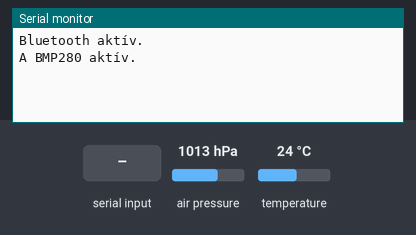
The program below on a simulated ESP32. On the bench: the last lines printed to the serial monitor. Inputs (shaded band) come from the test bench; at power-on: air pressure 1013 hPa, temperature 24 °C. Nothing arrives over Bluetooth unless stated.

Above: at 1.2 s.
1.3 s: "90,45\n" received over the second serial link
At 4.9 s:
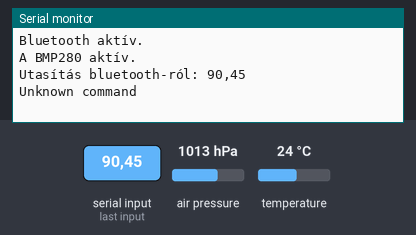
5.5 s: "0\n" received over the second serial link
At 9.4 s:
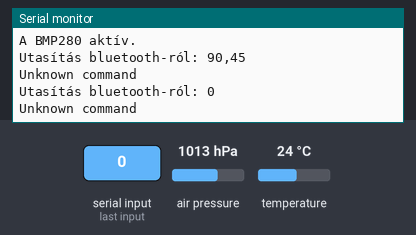

The program:

main.cpp
```cpp
/*
AUTHOR: @Kamiko
Discord: k.a.m.i.k.o
Version: 1.0
*/
#include <Arduino.h>

// include/
#include "BMP280.h"
#include "Bluetooth.h"

Bluetooth bt;
BMP280 bmp280;

void parseCommand(const String& input) {
    String commandPrefix = "set sea_hPa:";
    if (input.startsWith(commandPrefix)) {
        String valueStr = input.substring(commandPrefix.length());
        valueStr.trim();
        Serial.println(bmp280.setSeaPressure(valueStr.toFloat()));
    } else {
        Serial.println("Unknown command");
    }
}

void setup() {
  Serial.begin(9600);
  Serial.println();
  Serial.println(bt.start());
  Serial.println(bmp280.start());
}

void loop() {

  // message from bluetooth
  if(bt.hasData()){
    String command = bt.transmit();
    Serial.print("\nUtasítás bluetooth-ról: ");
    Serial.println(command);
    parseCommand(command);
  }

  bmp280.measure();

  bt.receive(bmp280.getTemperature());
  bt.receive("°C\n");

  bt.receive(bmp280.getAltitude());
  bt.receive("m\n");

  bt.receive(bmp280.getPressure());
  bt.receive("hPa\n\n");

  delay(3000);
}

// Serial.begin(baudrate) -> set
// Serial.avaiable() -> is there any data to send?
// Serial.print(); -> write
// Serial.readString() -> read
```

BMP280.h
```cpp
/*
AUTHOR: @Kamiko
Discord: k.a.m.i.k.o
Version: 1.0
*/
#include <Wire.h>
#include <Adafruit_Sensor.h>
#include <Adafruit_BMP280.h>

class BMP280
{
private:
    Adafruit_BMP280 bmp280;
    float temperature;
    float pressure;
    float altitude;
    float local_hPa = 1013.25;

public:
    // Start useing defaults
    String start(int ADDRESS = 0x76, int SDA = 21, int SCL = 22){
        Wire.begin(SDA, SCL);

        if (!bmp280.begin(ADDRESS)) {
            return "BMP280 indítási hiba!";
        }

        // Configure BMP280
        bmp280.setSampling(Adafruit_BMP280::MODE_NORMAL,
                    Adafruit_BMP280::SAMPLING_X2,   // Temperature oversampling
                    Adafruit_BMP280::SAMPLING_X16,  // Pressure oversampling
                    Adafruit_BMP280::FILTER_X16,    // Filtering
                    Adafruit_BMP280::STANDBY_MS_500); // Standby time

        return "A BMP280 aktív.";
    }

    String setSeaPressure(float hPa){
        local_hPa = hPa;
        return "A tengerszintre korrigált nyomás beállítva.";
    }

    float getTemperature(){
        return temperature;
    }

    float getPressure(){
        return pressure;
    }

    float getAltitude(){
        return altitude;
    }

    void measureTemperature(){
        temperature = bmp280.readTemperature();
    }

    void measurePressure(){
        pressure = bmp280.readPressure() / 100.0F;
    }

    void measureAltitude(){
        altitude = bmp280.readAltitude(local_hPa);
    }

    void measure(){
        measureTemperature();
        measurePressure();
        measureAltitude();
    }
};
```

Bluetooth.h
```cpp
/*
AUTHOR: @Kamiko
Discord: k.a.m.i.k.o
Version: 1.0
*/
#include "BluetoothSerial.h"

class Bluetooth
{
private:
    BluetoothSerial SerialBT;

public:
    String start(String device_name = "ESP32_BT"){
        SerialBT.begin(device_name);
        return "Bluetooth aktív.";
    }

    bool hasData(){
        return SerialBT.available();
    }

    String transmit(){
        return SerialBT.readString();
    }

    void receive(float data){
        SerialBT.print(data);
    }

    void receive(String data){
        SerialBT.print(data);
    }
};
```

i2c_scanner.cpp
```cpp
#include <Arduino.h>
#include <Wire.h>

void setup() {
  Wire.begin();
  Serial.begin(9600);
  Serial.println("\nI2C Scanner kezdet!");
}

void loop() {
  byte error, address;
  int devices = 0;

  for (address = 1; address < 127; address++) {
    Wire.beginTransmission(address);
    error = Wire.endTransmission();

    if (error == 0) {
      Serial.print("Eszköz található I2C címen: 0x");
      if (address < 16) Serial.print("0");
      Serial.println(address, HEX);
      devices++;
    }
  }

  if (devices == 0) {
    Serial.println("Nem található I2C eszköz.");
  } else {
    Serial.println("Keresés vége.");
  }

  delay(5000);
}
```

Measured:
- after the input at 1.3 s, the serial monitor: prints a new line after 2.7 s (image 1)
- after the input at 5.5 s, the serial monitor: prints a new line after 2.5 s (image 2)
